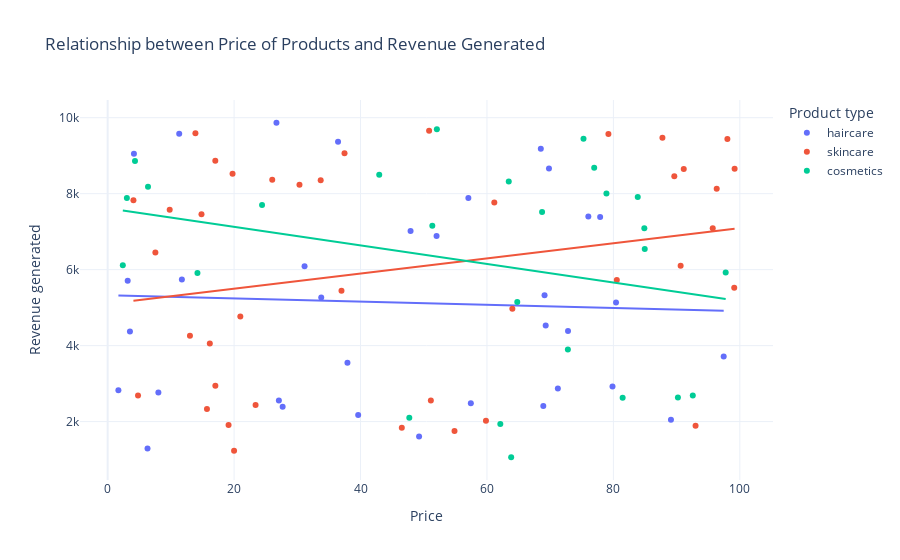

Notebook code for this chart:
### Markdown cell above
# Relationship between  Price of Products and Revenue Generated.

### Code cell
fig = px.scatter(data,  title='Relationship between Price of Products and Revenue Generated', x='Price', 
                 y='Revenue generated', 
                 color='Product type', 
                 hover_data=['Number of products sold'], 
                 trendline="ols")
fig.show()

### Figure 1 — Plotly figure (JSON) as saved in the notebook; plotly's stock layout.template omitted (floating-point values rounded to 4 significant figures)
{"data": [{"customdata": [[802], [8], [147], [336], [620], [884], [209], [142], [353], [327], [598], [24], [859], [29], [154], [622], [701], [227], [117], [163], [32], [904], [241], [359], [946], [198], [774], [663], [618], [79], [114], [672], [62], [627]], "hovertemplate": "Product type=haircare<br>Price=%{x}<br>Revenue generated=%{y}<br>Number of products sold=%{customdata[0]}<extra></extra>", "legendgroup": "haircare", "marker": {"color": "#636efa", "symbol": "circle"}, "mode": "markers", "name": "haircare", "orientation": "v", "showlegend": true, "type": "scatter", "x": [69.81, 11.32, 1.7, 71.21, 36.44, 27.68, 4.156, 39.63, 97.45, 8.023, 11.74, 33.78, 27.08, 76.04, 26.7, 31.15, 79.86, 49.26, 52.03, 37.93, 47.91, 3.17, 69.11, 57.45, 6.307, 57.06, 72.82, 68.91, 89.1, 80.41, 69.29, 77.9, 3.526, 68.52], "xaxis": "x", "y": [8662.0, 9578.0, 2828.0, 2874.0, 9365.0, 2391.0, 9049.0, 2175.0, 3716.0, 2766.0, 5737.0, 5268.0, 2557.0, 7397.0, 9866.0, 6088.0, 2926.0, 1606.0, 6886.0, 3550.0, 7015.0, 5710.0, 5328.0, 2484.0, 1292.0, 7889.0, 4384.0, 2412.0, 2048.0, 5134.0, 4531.0, 7386.0, 4371.0, 9185.0], "yaxis": "y"}, {"hovertemplate": "<b>OLS trendline</b><br>Revenue generated = -4.1918 * Price + 5323.92<br>R<sup>2</sup>=0.002087<br><br>Product type=haircare<br>Price=%{x}<br>Revenue generated=%{y} <b>(trend)</b><extra></extra>", "legendgroup": "haircare", "marker": {"color": "#636efa", "symbol": "circle"}, "mode": "lines", "name": "haircare", "showlegend": false, "type": "scatter", "x": [1.7, 3.17, 3.526, 4.156, 6.307, 8.023, 11.32, 11.74, 26.7, 27.08, 27.68, 31.15, 33.78, 36.44, 37.93, 39.63, 47.91, 49.26, 52.03, 57.06, 57.45, 68.52, 68.91, 69.11, 69.29, 69.81, 71.21, 72.82, 76.04, 77.9, 79.86, 80.41, 89.1, 97.45], "xaxis": "x", "y": [5317.0, 5311.0, 5309.0, 5307.0, 5297.0, 5290.0, 5276.0, 5275.0, 5212.0, 5210.0, 5208.0, 5193.0, 5182.0, 5171.0, 5165.0, 5158.0, 5123.0, 5117.0, 5106.0, 5085.0, 5083.0, 5037.0, 5035.0, 5034.0, 5033.0, 5031.0, 5025.0, 5019.0, 5005.0, 4997.0, 4989.0, 4987.0, 4950.0, 4915.0], "yaxis": "y"}, {"customdata": [[736], [83], [871], [65], [980], [996], [960], [249], [562], [469], [280], [187], [320], [168], [781], [602], [963], [963], [176], [933], [556], [155], [910], [820], [242], [93], [896], [380], [246], [134], [457], [704], [513], [511], [106], [872], [336], [223], [320], [913]], "hovertemplate": "Product type=skincare<br>Price=%{x}<br>Revenue generated=%{y}<br>Number of products sold=%{customdata[0]}<extra></extra>", "legendgroup": "skincare", "marker": {"color": "#EF553B", "symbol": "circle"}, "mode": "markers", "name": "skincare", "orientation": "v", "showlegend": true, "type": "scatter", "x": [14.84, 61.16, 4.805, 4.078, 64.02, 15.71, 90.64, 16.16, 99.17, 36.99, 7.547, 51.12, 96.34, 50.85, 79.21, 37.47, 9.813, 23.4, 19.13, 80.54, 99.11, 46.53, 95.71, 98.03, 30.34, 20.99, 59.84, 17.03, 13.02, 89.63, 33.7, 26.03, 87.76, 54.87, 93.0, 91.13, 17.03, 20.0, 13.88, 19.75], "xaxis": "x", "y": [7461.0, 7767.0, 2687.0, 7823.0, 4971.0, 2331.0, 6100.0, 4053.0, 8654.0, 5442.0, 6454.0, 2553.0, 8128.0, 9655.0, 9572.0, 9062.0, 7573.0, 2438.0, 1912.0, 5725.0, 5521.0, 1840.0, 7089.0, 9436.0, 8232.0, 4767.0, 2021.0, 8864.0, 4257.0, 8459.0, 8355.0, 8368.0, 9474.0, 1752.0, 1889.0, 8652.0, 2943.0, 1230.0, 9593.0, 8526.0], "yaxis": "y"}, {"hovertemplate": "<b>OLS trendline</b><br>Revenue generated = 19.9126 * Price + 5099.65<br>R<sup>2</sup>=0.054398<br><br>Product type=skincare<br>Price=%{x}<br>Revenue generated=%{y} <b>(trend)</b><extra></extra>", "legendgroup": "skincare", "marker": {"color": "#EF553B", "symbol": "circle"}, "mode": "lines", "name": "skincare", "showlegend": false, "type": "scatter", "x": [4.078, 4.805, 7.547, 9.813, 13.02, 13.88, 14.84, 15.71, 16.16, 17.03, 17.03, 19.13, 19.75, 20.0, 20.99, 23.4, 26.03, 30.34, 33.7, 36.99, 37.47, 46.53, 50.85, 51.12, 54.87, 59.84, 61.16, 64.02, 79.21, 80.54, 87.76, 89.63, 90.64, 91.13, 93.0, 95.71, 96.34, 98.03, 99.11, 99.17], "xaxis": "x", "y": [5181.0, 5195.0, 5250.0, 5295.0, 5359.0, 5376.0, 5395.0, 5412.0, 5421.0, 5439.0, 5439.0, 5481.0, 5493.0, 5498.0, 5518.0, 5566.0, 5618.0, 5704.0, 5771.0, 5836.0, 5846.0, 6026.0, 6112.0, 6118.0, 6192.0, 6291.0, 6318.0, 6374.0, 6677.0, 6703.0, 6847.0, 6884.0, 6904.0, 6914.0, 6951.0, 7006.0, 7018.0, 7052.0, 7073.0, 7074.0], "yaxis": "y"}, {"customdata": [[426], [150], [126], [601], [391], [352], [394], [253], [616], [449], [705], [919], [99], [633], [484], [270], [637], [478], [375], [25], [737], [134], [916], [276], [987], [324]], "hovertemplate": "Product type=cosmetics<br>Price=%{x}<br>Revenue generated=%{y}<br>Number of products sold=%{customdata[0]}<extra></extra>", "legendgroup": "cosmetics", "marker": {"color": "#00cc96", "symbol": "circle"}, "mode": "markers", "name": "cosmetics", "orientation": "v", "showlegend": true, "type": "scatter", "x": [42.96, 68.72, 81.46, 84.89, 4.324, 92.56, 2.397, 63.45, 64.8, 84.96, 52.08, 51.36, 78.9, 14.2, 63.83, 72.8, 6.382, 90.2, 83.85, 76.96, 75.27, 97.76, 62.11, 47.71, 3.038, 24.42], "xaxis": "x", "y": [8496.0, 7517.0, 2629.0, 7087.0, 8858.0, 2686.0, 6117.0, 8319.0, 5150.0, 6541.0, 9692.0, 7152.0, 8002.0, 5911.0, 1062.0, 3900.0, 8180.0, 2633.0, 7911.0, 8685.0, 9445.0, 5925.0, 1935.0, 2100.0, 7888.0, 7698.0], "yaxis": "y"}, {"hovertemplate": "<b>OLS trendline</b><br>Revenue generated = -24.4531 * Price + 7615.01<br>R<sup>2</sup>=0.081280<br><br>Product type=cosmetics<br>Price=%{x}<br>Revenue generated=%{y} <b>(trend)</b><extra></extra>", "legendgroup": "cosmetics", "marker": {"color": "#00cc96", "symbol": "circle"}, "mode": "lines", "name": "cosmetics", "showlegend": false, "type": "scatter", "x": [2.397, 3.038, 4.324, 6.382, 14.2, 24.42, 42.96, 47.71, 51.36, 52.08, 62.11, 63.45, 63.83, 64.8, 68.72, 72.8, 75.27, 76.96, 78.9, 81.46, 83.85, 84.89, 84.96, 90.2, 92.56, 97.76], "xaxis": "x", "y": [7556.0, 7541.0, 7509.0, 7459.0, 7268.0, 7018.0, 6565.0, 6448.0, 6359.0, 6342.0, 6096.0, 6064.0, 6054.0, 6031.0, 5935.0, 5835.0, 5774.0, 5733.0, 5686.0, 5623.0, 5565.0, 5539.0, 5538.0, 5409.0, 5352.0, 5224.0], "yaxis": "y"}], "layout": {"autosize": true, "legend": {"title": {"text": "Product type"}, "tracegroupgap": 0}, "title": {"text": "Relationship between Price of Products and Revenue Generated"}, "xaxis": {"anchor": "y", "autorange": true, "domain": [0, 1], "range": [-4.428, 105.3], "title": {"text": "Price"}, "type": "linear"}, "yaxis": {"anchor": "x", "autorange": true, "domain": [0, 1], "range": [335.0, 10590.0], "title": {"text": "Revenue generated"}, "type": "linear"}}}
